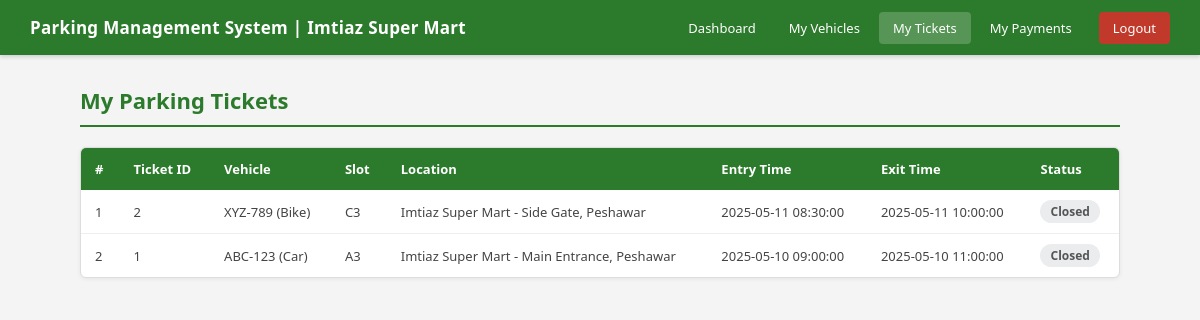
Page /driver/my_tickets.php (signed in) on the committed database.
### tables this page shows
CREATE TABLE IF NOT EXISTS Parking_Ticket (
    Ticket_ID  INT AUTO_INCREMENT PRIMARY KEY,
    Entry_Time DATETIME NOT NULL,
    Exit_Time  DATETIME DEFAULT NULL,
    Vehicle_ID INT NOT NULL,
    Slot_ID    INT NOT NULL,
    FOREIGN KEY (Vehicle_ID) REFERENCES Vehicle(Vehicle_ID) ON DELETE CASCADE,
    FOREIGN KEY (Slot_ID) REFERENCES Parking_Slot(Slot_ID) ON DELETE CASCADE,
    CONSTRAINT chk_exit_after_entry CHECK (Exit_Time IS NULL OR Exit_Time > Entry_Time)
);

CREATE TABLE IF NOT EXISTS Vehicle (
    Vehicle_ID     INT AUTO_INCREMENT PRIMARY KEY,
    Vehicle_Number VARCHAR(50) NOT NULL UNIQUE,
    Vehicle_Type   VARCHAR(50) NOT NULL,
    User_ID        INT NOT NULL,
    FOREIGN KEY (User_ID) REFERENCES Driver(User_ID) ON DELETE CASCADE
);

CREATE TABLE IF NOT EXISTS Parking_Slot (
    Slot_ID     INT AUTO_INCREMENT PRIMARY KEY,
    Slot_Number VARCHAR(20) NOT NULL,
    Slot_Status ENUM('Available', 'Occupied', 'Reserved') NOT NULL DEFAULT 'Available',
    Lot_ID      INT NOT NULL,
    FOREIGN KEY (Lot_ID) REFERENCES Parking_Lot(Lot_ID) ON DELETE CASCADE,
    UNIQUE KEY unique_slot_in_lot (Lot_ID, Slot_Number)
);

CREATE TABLE IF NOT EXISTS Parking_Lot (
    Lot_ID      INT AUTO_INCREMENT PRIMARY KEY,
    Location    VARCHAR(200) NOT NULL,
    Total_Slots INT NOT NULL DEFAULT 0,
    User_ID     INT,
    FOREIGN KEY (User_ID) REFERENCES Admin(User_ID) ON DELETE SET NULL
);

### driver/my_tickets.php (the view, shortened to what this page needs)
<?php
require_once '../db.php';
$user_id = $_SESSION['user_id'];
$stmt = $conn->prepare("
    SELECT pt.Ticket_ID, pt.Entry_Time, pt.Exit_Time,
           v.Vehicle_Number, v.Vehicle_Type,
           ps.Slot_Number, pl.Location AS Lot_Location
    FROM Parking_Ticket pt
    JOIN Vehicle v ON pt.Vehicle_ID = v.Vehicle_ID
    JOIN Parking_Slot ps ON pt.Slot_ID = ps.Slot_ID
    JOIN Parking_Lot pl ON ps.Lot_ID = pl.Lot_ID
    WHERE v.User_ID = ?
    ORDER BY pt.Ticket_ID DESC
");
$stmt->bind_param("i", $user_id);
$stmt->execute();
$tickets = $stmt->get_result();
?>
<!DOCTYPE html>
<html lang="en">
<head>
    <link rel="stylesheet" href="../style.css">
</head>
<body>
<nav class="navbar">
    <div class="brand">Parking Management System | Imtiaz Super Mart</div>
    <div class="nav-links">
        <a href="dashboard.php">Dashboard</a>
        <a href="my_vehicle.php">My Vehicles</a>
        <a href="my_tickets.php" class="active">My Tickets</a>
        <a href="my_payments.php">My Payments</a>
        <a href="../logout.php" class="logout">Logout</a>
    </div>
</nav>
<div class="page-container">
    <div class="page-title">My Parking Tickets</div>
    <div class="table-wrapper">
        <table>
            <thead>
                <tr>
                    <th>#</th>
                    <th>Ticket ID</th>
                    <th>Vehicle</th>
                    <th>Slot</th>
                    <th>Location</th>
                    <th>Entry Time</th>
                    <th>Exit Time</th>
                    <th>Status</th>
                </tr>
            </thead>
            <tbody>
            <?php
            $i = 1;
            while ($row = $tickets->fetch_assoc()):
                $is_active = ($row['Exit_Time'] === null);
            ?>
                <tr>
                    <td><?php echo $i++; ?></td>
                    <td><?php echo $row['Ticket_ID']; ?></td>
                    <td><?php echo htmlspecialchars($row['Vehicle_Number']); ?> (<?php echo $row['Vehicle_Type']; ?>)</td>
                    <td><?php echo htmlspecialchars($row['Slot_Number']); ?></td>
                    <td><?php echo htmlspecialchars($row['Lot_Location']); ?></td>
                    <td><?php echo $row['Entry_Time']; ?></td>
                    <td><?php echo $row['Exit_Time'] ?? '-'; ?></td>
                    <td>
                        <?php if ($is_active): ?>
                            <span class="badge badge-green">Active</span>
                        <?php else: ?>
                            <span class="badge badge-gray">Closed</span>
                        <?php endif; ?>
                    </td>
                </tr>
            <?php endwhile; ?>
            </tbody>
        </table>
    </div>
</div>
</body>
</html>

### style.css (style rules this page uses)
* { margin: 0; padding: 0; box-sizing: border-box; }
body { font-family: 'Segoe UI', Tahoma, Geneva, Verdana, sans-serif; background-color: #f4f4f4; color: #333; font-size: 15px; }
a { text-decoration: none; color: inherit; }
.navbar { background-color: #2c7a2c; color: #fff; padding: 0 30px; display: flex; align-items: center; justify-content: space-between; height: 55px; box-shadow: 0 2px 4px rgba(0,0,0,0.15); }
.navbar .brand { font-size: 17px; font-weight: 700; letter-spacing: 0.3px; }
.navbar .nav-links { display: flex; gap: 5px; align-items: center; }
.navbar .nav-links a { color: #fff; padding: 7px 14px; border-radius: 4px; font-size: 13px; transition: background 0.2s; }
.navbar .nav-links a:hover, .navbar .nav-links a.active { background-color: rgba(255,255,255,0.2); }
.navbar .nav-links a.logout { background-color: #c0392b; margin-left: 8px; }
.page-container { padding: 30px; max-width: 1100px; margin: 0 auto; }
.page-title { font-size: 22px; font-weight: 700; color: #2c7a2c; margin-bottom: 20px; padding-bottom: 10px; border-bottom: 2px solid #2c7a2c; }
.table-wrapper { background-color: #fff; border: 1px solid #ddd; border-radius: 6px; overflow: auto; box-shadow: 0 1px 4px rgba(0,0,0,0.07); }
table { width: 100%; border-collapse: collapse; }
table thead { background-color: #2c7a2c; color: #fff; }
table thead th { padding: 12px 14px; text-align: left; font-size: 13px; font-weight: 600; }
table tbody tr { border-bottom: 1px solid #eee; }
table tbody tr:last-child { border-bottom: none; }
table tbody td { padding: 10px 14px; font-size: 13px; color: #444; }
.badge { padding: 3px 10px; border-radius: 12px; font-size: 12px; font-weight: 600; display: inline-block; }
.badge-gray { background-color: #eaecee; color: #555; }

### rows in the picture
parking_ticket: Ticket_ID "2", Vehicle_ID.Vehicle_Number "XYZ-789", Vehicle_ID.Vehicle_Type "Bike", Slot_ID.Slot_Number "C3", parking_lot.Location "Imtiaz Super Mart - Side Gate, Peshawar", Entry_Time "2025-05-11 08:30:00", Exit_Time "2025-05-11 10:00:00", shows "Closed"
parking_ticket: Ticket_ID "1", Vehicle_ID.Vehicle_Number "ABC-123", Vehicle_ID.Vehicle_Type "Car", Slot_ID.Slot_Number "A3", parking_lot.Location "Imtiaz Super Mart - Main Entrance, Peshawar", Entry_Time "2025-05-10 09:00:00", Exit_Time "2025-05-10 11:00:00", shows "Closed"
